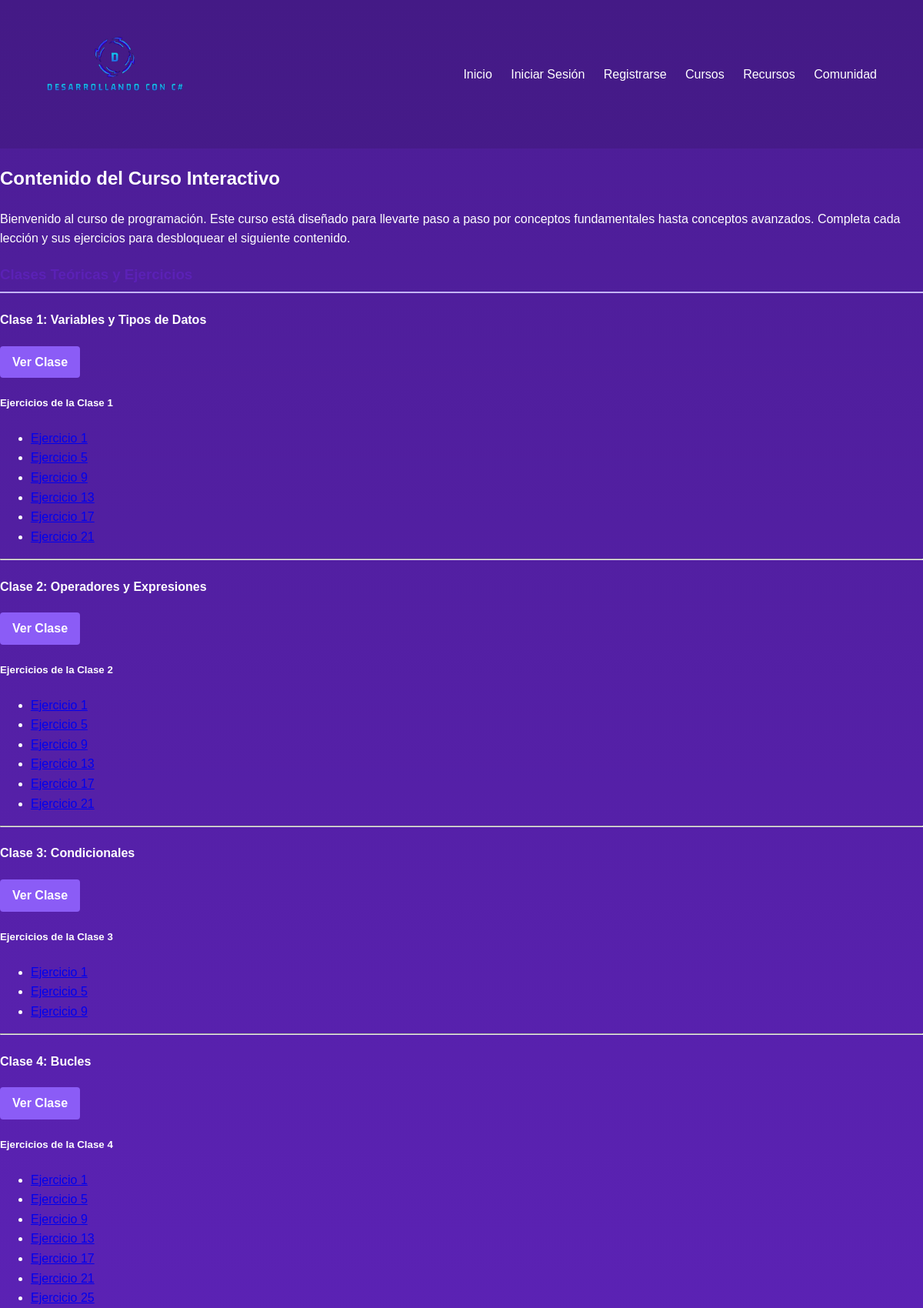
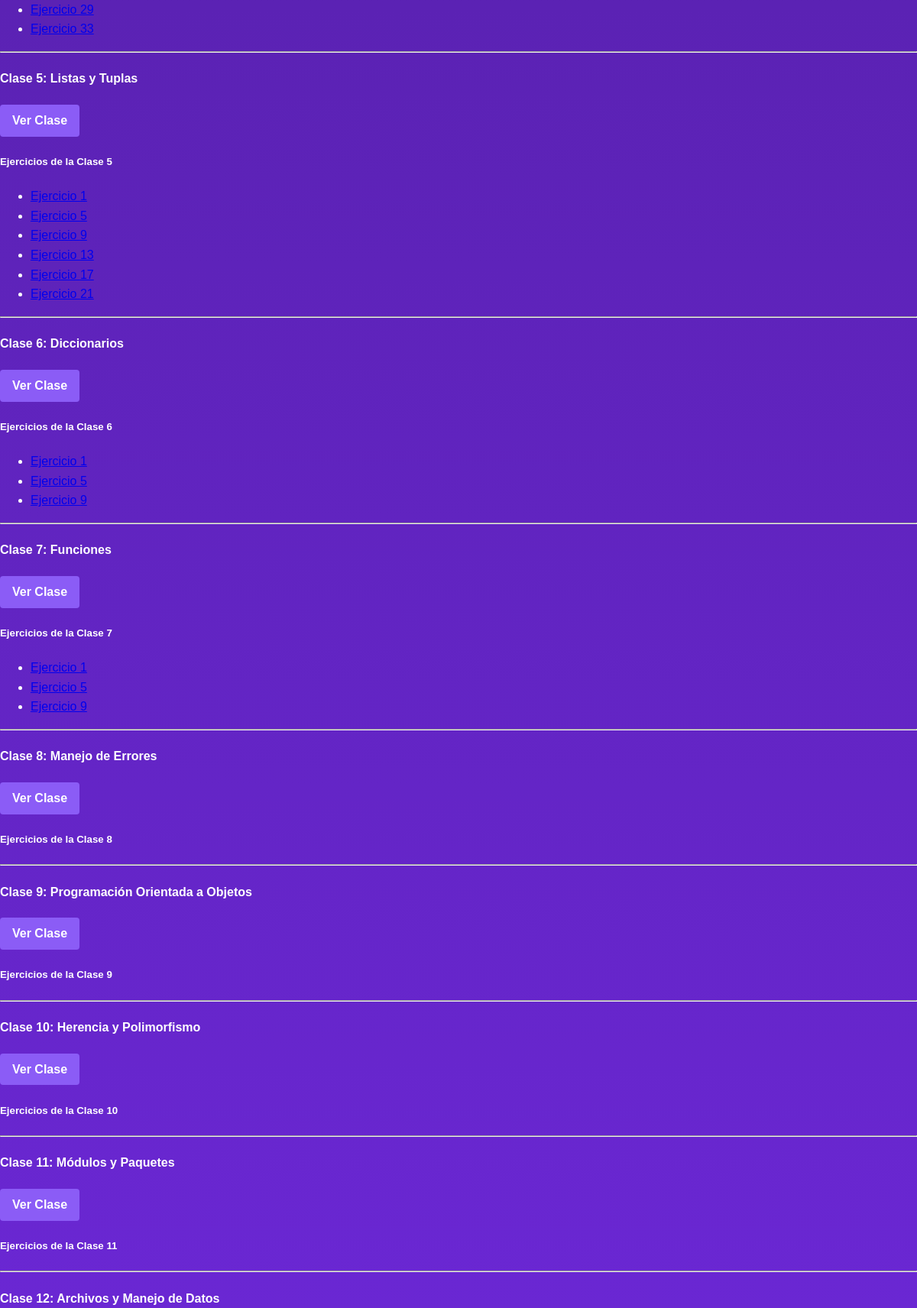
Screenshot of /start_course (upper part) with the database file from the repository (2 pictures, top to bottom).
### app.py (models this page shows)
class Module(db.Model):
    id = db.Column(db.Integer, primary_key=True)
    title = db.Column(db.String(100), nullable=False)
    content = db.Column(db.Text, nullable=False)
    week = db.Column(db.Integer, nullable=False)
    exercises = db.relationship('Exercise', backref='module', lazy=True)

class Exercise(db.Model):
    id = db.Column(db.Integer, primary_key=True)
    description = db.Column(db.Text, nullable=False)
    module_id = db.Column(db.Integer, db.ForeignKey('module.id'), nullable=False)

### app.py (the view)
@app.route('/start_course')
def start_course():
    modules = Module.query.all()
    module_exercises = {}
    for module in modules:
        exercises = Exercise.query.filter_by(module_id=module.id).all()
        module_exercises[module.id] = exercises
    return render_template('start_course.html', modules=modules, module_exercises=module_exercises)

### templates/start_course.html (shortened to what this page needs)
{% extends "layout.html" %}
{% block content %}
<h2>Contenido del Curso Interactivo</h2>
<p>Bienvenido al curso de programación. Este curso está diseñado para llevarte paso a paso por conceptos fundamentales hasta conceptos avanzados. Completa cada lección y sus ejercicios para desbloquear el siguiente contenido.</p>
<h3>Clases Teóricas y Ejercicios</h3>
{% for module in modules %}
<div>
    <h4>Clase {{ loop.index }}: {{ module.title }}</h4>
    <a href="{{ url_for('view_module', module_id=module.id) }}" class="btn">Ver Clase</a>
    <h5>Ejercicios de la Clase {{ loop.index }}</h5>
    <ul>
        {% for exercise in module_exercises[module.id] %}
        <li><a href="{{ url_for('view_exercise', exercise_id=exercise.id) }}">Ejercicio {{ loop.index0 * 3 + loop.index }}</a></li>
        {% endfor %}
    </ul>
</div>
<hr>
{% endfor %}
{% endblock %}

### static/css/styles.css (style rules this page uses)
:root { --purple-900: #4c1d95; --purple-800: #5b21b6; --purple-700: #6d28d9; --purple-600: #7c3aed; --purple-500: #8b5cf6; --purple-400: #a78bfa; --purple-300: #c4b5fd; --purple-200: #ddd6fe; --purple-100: #ede9fe; --white: #ffffff; }
body { font-family: 'Arial', sans-serif; margin: 0; padding: 0; background: linear-gradient(to bottom, var(--purple-900), var(--purple-700)); color: var(--white); line-height: 1.6; }
.btn { display: inline-block; background-color: var(--purple-500); color: var(--white); padding: 0.8rem 1.5rem; border-radius: 30px; text-decoration: none; font-weight: bold; transition: background-color 0.3s ease; }
h3 { color: var(--purple-800); border-bottom: 2px solid var(--purple-300); padding-bottom: 0.5rem; margin-bottom: 1rem; }
.btn { display: inline-block; padding: 0.5rem 1rem; border-radius: 4px; text-decoration: none; font-weight: bold; transition: background-color 0.3s ease; }

### rows the page displays
Module: title "Variables y Tipos de Datos"
Module: title "Operadores y Expresiones"
Module: title "Condicionales"
Module: title "Bucles"
Module: title "Listas y Tuplas"
Module: title "Diccionarios"
Module: title "Funciones"
Module: title "Manejo de Errores"
Module: title "Programación Orientada a Objetos"
Module: title "Herencia y Polimorfismo"
Module: title "Módulos y Paquetes"
Module: title "Archivos y Manejo de Datos"
